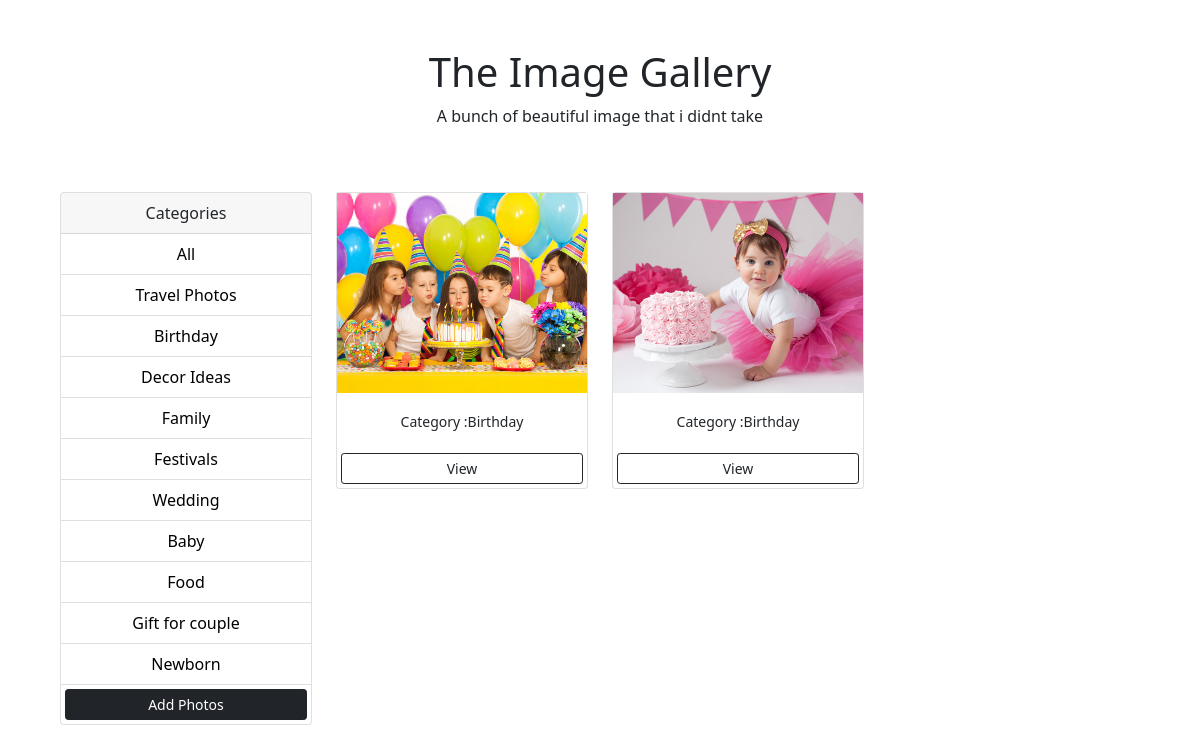
/?category=Birthday, run on the app's committed database.
### photos/models.py (models this page shows, shortened)
class Category(models.Model):
    name=models.CharField(max_length=200,null=False,blank=False)

class Photo(models.Model):
    category=models.ForeignKey(Category, on_delete=models.SET_NULL, null=True , blank=True)
    image=models.ImageField(null=False,blank=False)
    description=models.TextField()

### photos/views.py (the view)
# urls.py: path('',gallery,name='gallery'),
def gallery(request):
    category=request.GET.get('category')
    if category == None:
        photos = Photo.objects.all()
    else:
        photos = Photo.objects.filter(category__name=category)
    categories = Category.objects.all()
    context={'categories':categories, 'photos':photos}
    return render(request,'photos/gallery.html',context)

### photos/templates/photos/gallery.html (shortened to what this page needs)
<!DOCTYPE html>
<html lang="en">
<head>
    <link href="https://cdn.jsdelivr.net/npm/bootstrap@5.1.3/dist/css/bootstrap.min.css" rel="stylesheet"
>
     <div class="jumbotron">
                <h1>The Image Gallery</h1>
                <p>A bunch of beautiful image that i didnt take</p>
                <br><br>
     </div>
</head>
<body class="m-5">
<div class="container">
    <div class="row">
            <div class="col-md-3">
                <div class="card">
                    <div class="card-header">
                        Categories
                    </div>
                    <ul class="list-group list-group-flush">
                        <li class="list-group-item">
                            <a href="{% url 'gallery' %}"> All </a></li>
                        {% for category in categories %}
                        <li class="list-group-item">
                            <a href="{% url 'gallery' %}?category={{category.name}}"> {{ category.name }} </a></li>
                        {% endfor %}
                        <a href="{% url 'addPhoto' %}"  class="btn btn-dark btn-block btn-sm m-1">Add Photos</a>
                    </ul>
                </div>
            </div>
        <div class="col-md-9">
            <div class="row">
                {% for photo in photos %}
                <div class="col-md-4">
                    <div class="card">
                      <img class="image-thumbail" src="{{photo.image.url}}" alt="Card image cap">
                      <div class="card-body">
                          <small>Category :{{ photo.category.name }}</small>
                      </div>
                      <a href="{% url 'photo' photo.id %}" class="btn btn-outline-dark btn-sm m-1">View</a>
                    </div>
                </div>
                {% empty %}
                <h3> No Photos !!!!!!!</h3>
                {% endfor %}
            </div>
        </div>
    </div>
</div>
</body>
</html>

### photos/templates/photos/gallery.html (style rules this page uses)
.image-thumbail { height : 200px; object-fit : cover; }
.list-group-item a { text-decoration: none; color:black; }
h1 { text-align: center; }
p { text-align: center; }
div { text-align: center; }

### data on the page
Category: name "Travel Photos"
Category: name "Birthday"
Category: name "Decor Ideas"
Category: name "Family"
Category: name "Festivals"
Category: name "Wedding"
Category: name "Baby"
Category: name "Food"
Category: name "Gift for couple"
Category: name "Newborn"
Photo: image (picture), category.name "Birthday"
Photo: image (picture), category.name "Birthday"
